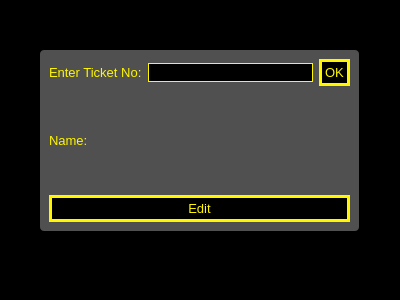
<?xml version="1.0" encoding="UTF-8"?>
<ui version="4.0">
 <class>attachTicket</class>
 <widget class="QDialog" name="attachTicket">
  <property name="geometry">
   <rect>
    <x>0</x>
    <y>0</y>
    <width>400</width>
    <height>300</height>
   </rect>
  </property>
  <property name="windowTitle">
   <string>Dialog</string>
  </property>
  <property name="styleSheet">
   <string notr="true">* {
	font-size: 10pt;
}

QDialog {
	
	background-color: rgb(0, 0, 0);
}

QLabel {
	color: rgb(255, 246, 0);
}

QLineEdit {
	color: rgb(255, 246, 0);
	
	background-color: rgb(0, 0, 0);
	border: 1px solid #fff600;
}

QPushButton {
	background-color: rgb(0, 0, 0);
	color: rgb(255, 246, 0);
	border: 3px solid #fff600;
	padding: 3px;
}

QPushButton:hover {
	background-color: #fff600;
	color: black;
}

#frame {
	
	background-color: rgb(255, 255, 255, 80);
	border-radius: 4px;
}
</string>
  </property>
  <widget class="QFrame" name="frame">
   <property name="geometry">
    <rect>
     <x>40</x>
     <y>50</y>
     <width>319</width>
     <height>181</height>
    </rect>
   </property>
   <property name="frameShape">
    <enum>QFrame::StyledPanel</enum>
   </property>
   <property name="frameShadow">
    <enum>QFrame::Raised</enum>
   </property>
   <layout class="QVBoxLayout" name="verticalLayout">
    <item>
     <layout class="QHBoxLayout" name="horizontalLayout">
      <item>
       <widget class="QLabel" name="label">
        <property name="text">
         <string>Enter Ticket No:</string>
        </property>
       </widget>
      </item>
      <item>
       <widget class="QLineEdit" name="lineEdit"/>
      </item>
      <item>
       <widget class="QPushButton" name="okButton">
        <property name="text">
         <string>OK</string>
        </property>
       </widget>
      </item>
     </layout>
    </item>
    <item>
     <layout class="QHBoxLayout" name="horizontalLayout_2">
      <item>
       <widget class="QLabel" name="label_2">
        <property name="text">
         <string>Name:</string>
        </property>
       </widget>
      </item>
      <item>
       <widget class="QLabel" name="name">
        <property name="text">
         <string/>
        </property>
       </widget>
      </item>
     </layout>
    </item>
    <item>
     <widget class="QPushButton" name="editButton">
      <property name="text">
       <string>Edit</string>
      </property>
     </widget>
    </item>
   </layout>
  </widget>
 </widget>
 <resources/>
 <connections/>
</ui>
